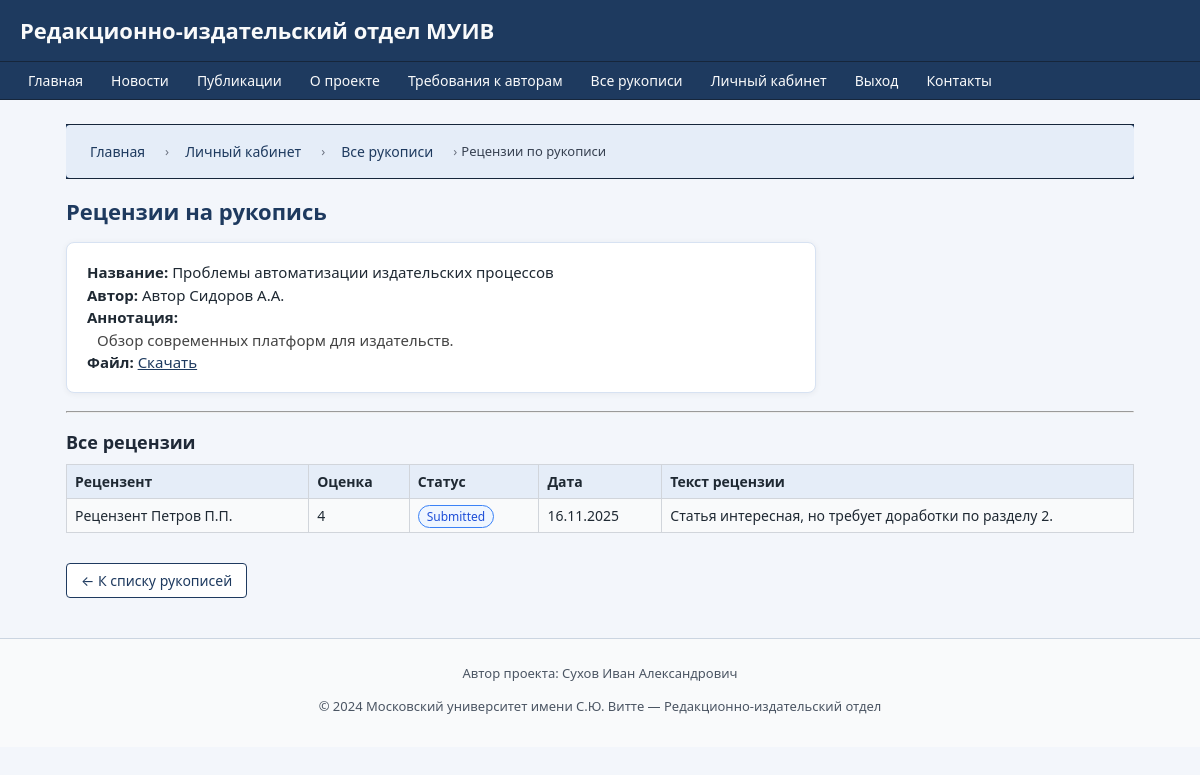
The app's page /reviews/list/2 (signed in) with its own data.
### models.py (models this page shows)
class Manuscript(db.Model):
    __tablename__ = 'manuscripts'
    id = db.Column(db.Integer, primary_key=True)
    title = db.Column(db.String(256), nullable=False)
    description = db.Column(db.Text)
    file_path = db.Column(db.String(256), nullable=False)
    status = db.Column(db.String(32), nullable=False, default='submitted')
    created_at = db.Column(db.DateTime, default=datetime.utcnow)
    updated_at = db.Column(db.DateTime, default=datetime.utcnow, onupdate=datetime.utcnow)
    author_id = db.Column(db.Integer, db.ForeignKey('users.id'), nullable=False)
    publication_id = db.Column(db.Integer, db.ForeignKey('publications.id'), nullable=True)
    reviews = db.relationship('Review', backref='manuscript', lazy=True)
    history = db.relationship('ManuscriptHistory',
                              backref='manuscript',
                              lazy=True,
                              order_by='ManuscriptHistory.created_at')

class User(db.Model):
    __tablename__ = 'users'
    id = db.Column(db.Integer, primary_key=True)
    full_name = db.Column(db.String(128), nullable=False)
    email = db.Column(db.String(128), unique=True, nullable=False)
    password_hash = db.Column(db.String(128), nullable=False)
    role = db.Column(db.String(32), nullable=False)  # author, staff, reviewer, admin
    registered_at = db.Column(db.DateTime, default=datetime.utcnow)
    is_blocked = db.Column(db.Boolean, default=False)
    manuscripts = db.relationship('Manuscript', backref='author', lazy=True)
    reviews_made = db.relationship('Review', foreign_keys='Review.reviewer_id',
                                   backref='reviewer_user', lazy=True)
    messages_sent = db.relationship('Message', backref='sender', lazy=True)
    history_entries = db.relationship('ManuscriptHistory',
                                      backref='actor',
                                      lazy=True,
                                      foreign_keys='ManuscriptHistory.actor_id')

class Review(db.Model):
    __tablename__ = 'reviews'
    id = db.Column(db.Integer, primary_key=True)
    manuscript_id = db.Column(db.Integer, db.ForeignKey('manuscripts.id'), nullable=False)
    reviewer_id = db.Column(db.Integer, db.ForeignKey('users.id'), nullable=False)
    text = db.Column(db.Text)
    score = db.Column(db.Integer)  # 1–5 или иной диапазон
    created_at = db.Column(db.DateTime, default=datetime.utcnow)
    status = db.Column(db.String(32), nullable=False, default='pending')
    reviewer = db.relationship('User', foreign_keys=[reviewer_id])

### routes.py (the view)
@routes.route('/reviews/list/<int:manuscript_id>')
@login_required('staff')
def review_list(manuscript_id):
    manuscript = Manuscript.query.get_or_404(manuscript_id)
    reviews = Review.query.filter_by(manuscript_id=manuscript.id).all()
    return render_template(
        'reviews/review_list.html',
        manuscript=manuscript,
        reviews=reviews,
        user=current_user(),
        breadcrumbs=[
            ("Главная", url_for('routes.index')),
            ("Личный кабинет", url_for('routes.lk')),
            ("Все рукописи", url_for('routes.manuscript_list')),
            ("Рецензии по рукописи", None)
        ]
    )

### routes.py (called while the page is built)
def current_user():
    uid = session.get('user_id')
    if uid:
        return User.query.get(uid)
    return None

def login_required(role=None):
    def wrapper(f):
        from functools import wraps
        @wraps(f)
        def decorated_function(*args, **kwargs):
            user = current_user()
            if not user:
                flash("Для доступа требуется вход.", "warning")
                return redirect(url_for('routes.login'))
            if role and user.role != role:
                flash("Недостаточно прав.", "danger")
                return redirect(url_for('routes.index'))
            return f(*args, **kwargs)
        return decorated_function
    return wrapper

### templates/reviews/review_list.html (shortened to what this page needs)
{% extends "base.html" %}
{% block content %}
<h2>Рецензии на рукопись</h2>
<div class="card" style="max-width: 750px;">
    <b>Название:</b> {{ manuscript.title }}<br>
    <b>Автор:</b> {{ manuscript.author.full_name }}<br>
    <b>Аннотация:</b>
    <div style="margin-left:10px; color: #444;">{{ manuscript.description|default('—') }}</div>
    <b>Файл:</b>
    <a href="{{ url_for('routes.media', filename=manuscript.file_path[6:] if manuscript.file_path.startswith('media/') else manuscript.file_path) }}" target="_blank">Скачать</a>
</div>
<hr>
<h3>Все рецензии</h3>
{% if reviews %}
    <table class="table-striped">
        <tr>
            <th>Рецензент</th>
            <th>Оценка</th>
            <th>Статус</th>
            <th>Дата</th>
            <th>Текст рецензии</th>
        </tr>
        {% for r in reviews %}
        <tr>
            <td>{{ r.reviewer.full_name }}</td>
            <td>{{ r.score if r.score else '-' }}</td>
            <td>
                <span class="manuscript-status status-{{ r.status }}">{{ r.status|replace('_', ' ')|capitalize }}</span>
            </td>
            <td>{{ r.created_at.strftime('%d.%m.%Y') }}</td>
            <td style="max-width: 340px;">{{ r.text|default('—') }}</td>
        </tr>
        {% endfor %}
    </table>
{% else %}
    <p>Рецензий пока нет.</p>
{% endif %}
<p style="margin-top:30px;">
    <a href="{{ url_for('routes.manuscript_list') }}" class="btn btn-outline">&larr; К списку рукописей</a>
</p>
{% endblock %}

### static/css/main.css (style rules this page uses)
* { box-sizing: border-box; }
html, body { margin: 0; padding: 0; }
body { font-family: system-ui, -apple-system, BlinkMacSystemFont, "Segoe UI", sans-serif; font-size: 15px; line-height: 1.5; background: #f3f6fb; color: #1f2933; }
.card { background: #ffffff; border: 1px solid #d7e2f2; border-radius: 8px; padding: 18px 20px; box-shadow: 0 1px 6px rgba(15, 23, 42, 0.06); margin-bottom: 18px; }
.btn { display: inline-block; padding: 7px 14px; font-size: 14px; line-height: 1.4; border-radius: 4px; border: 1px solid transparent; cursor: pointer; text-decoration: none; text-align: center; white-space: nowrap; transition: background 0.15s ease, color 0.15s ease, border-color 0.15s ease, transform 0.08s ease; }
.btn-outline { background: #ffffff; color: #1e3a5f; border-color: #1e3a5f; }
table { border-collapse: collapse; width: 100%; }
.table-striped th, .table-striped td { border: 1px solid #d1d5db; padding: 6px 8px; font-size: 14px; }
.table-striped th { background: #e5edf8; text-align: left; }
.table-striped tr:nth-child(even) td { background: #f9fafb; }
.manuscript-status { padding: 2px 8px; border-radius: 999px; font-size: 12px; border: 1px solid #d1d5db; background: #f3f4f6; white-space: nowrap; }
.status-submitted { border-color: #3b82f6; background: #eff6ff; color: #1d4ed8; }

### static/css/custom.css (style rules this page uses)
h2 { margin-top: 0; margin-bottom: 14px; font-size: 22px; color: #1e3a5f; }
h3 { margin-top: 16px; margin-bottom: 8px; font-size: 18px; color: #1f2937; }
a { color: #1e3a5f; }

### records on screen
Manuscript: title "Проблемы автоматизации издательских процессов", description "Обзор современных платформ для издательств."
User: author.full_name "Автор Сидоров А.А."
Review: reviewer.full_name "Рецензент Петров П.П.", score "4", status "Submitted", created_at "16.11.2025", text "Статья интересная, но требует доработки по разделу 2."

### other values on screen
{{ title }} "Главная" "Личный кабинет" "Все рукописи"
{{ title }} "Рецензии по рукописи"
